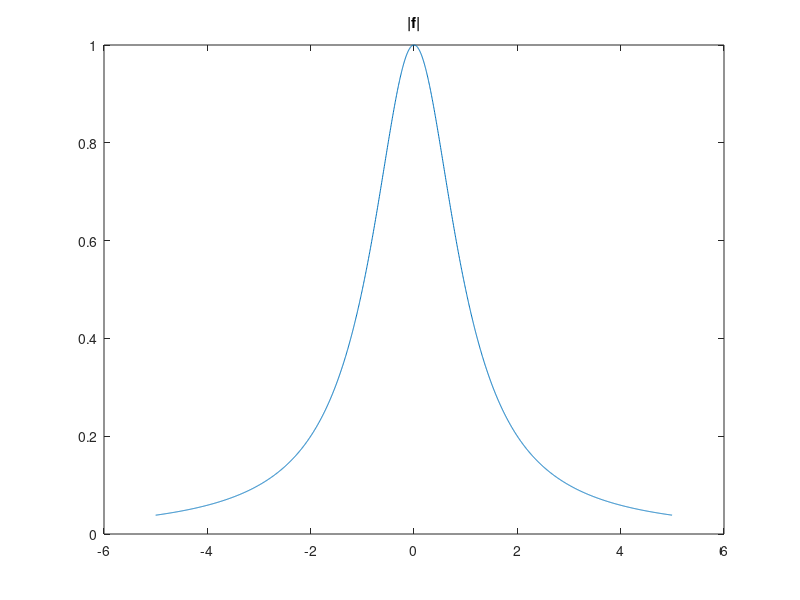
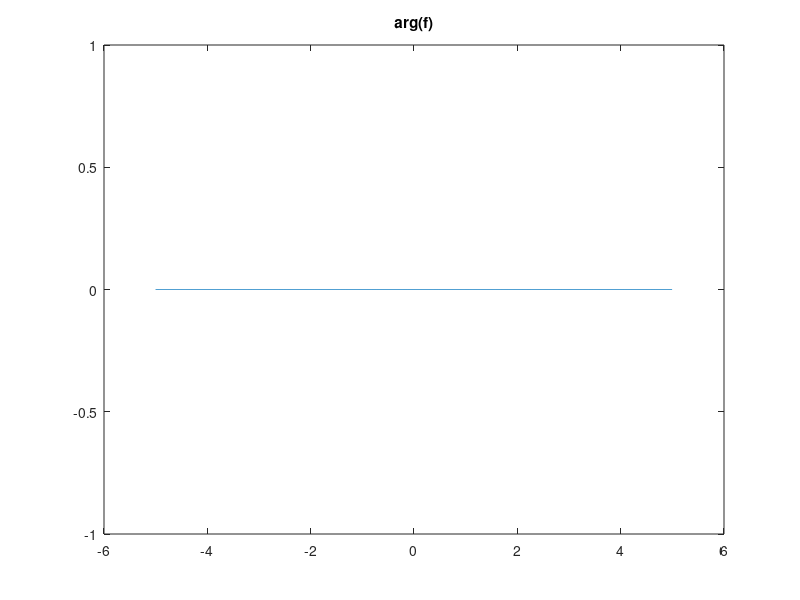
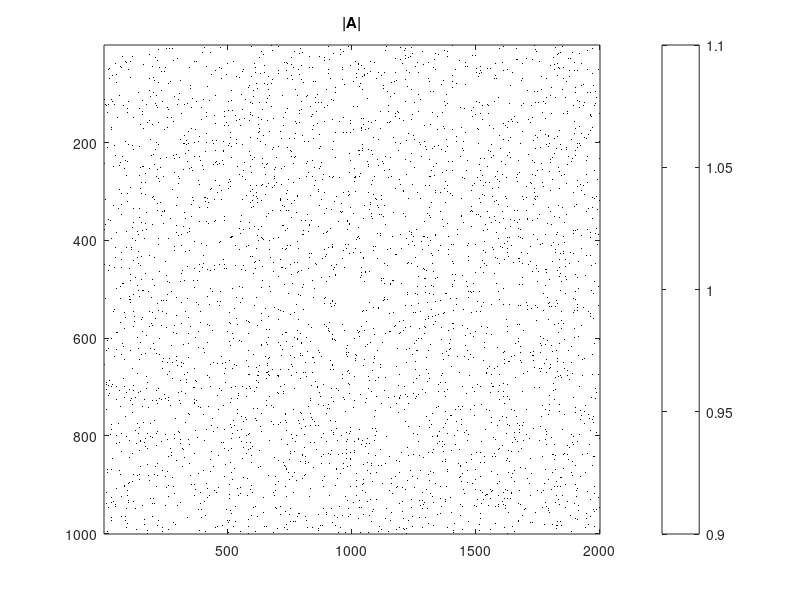
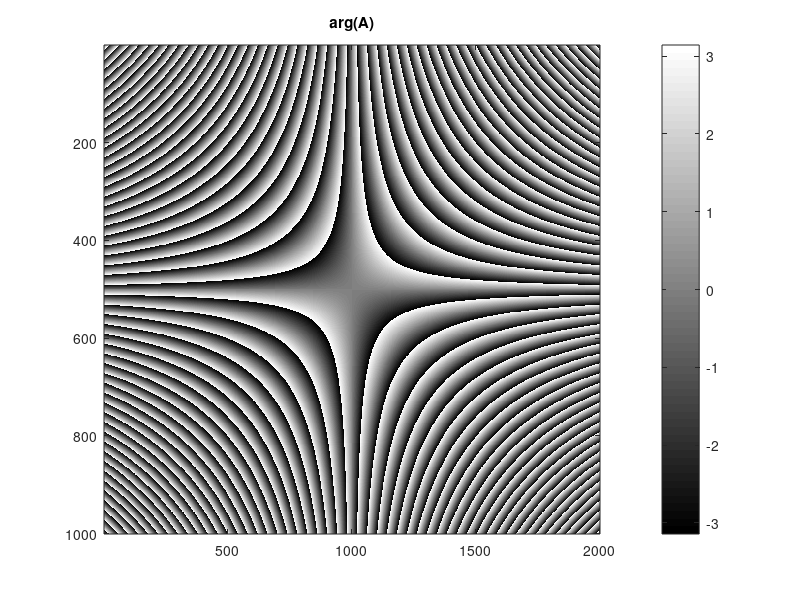

The MATLAB source for these figures, in order:
%Лабораторная работа №2 Вариант №2.
n = 2000;
m = 1000;
a = -5;
b = 5;
p = -5;
q = 5;
stepx = (b-a)/n;
stepe = (q-p)/m;
x = a:stepx:(b-stepx/2);
e = p:stepe:(q-stepe/2);
f = 1 ./ (1 + x.^2);
absf = abs(f);
argf = arg(f);
figure(1);
plot(x, absf);
title("|f|");
figure(2);
plot(x, argf);
title("arg(f)");

S = stepx * sum(f);
display(S)

A = exp(-2*pi*i.*e.'*x);
figure(3);
imagesc(abs(A)), colormap gray, colorbar;
title("|A|");
figure(4);
imagesc(arg(A)), colormap gray, colorbar;
title("arg(A)");

F = A * f .' * stepx;
figure(5);
plot(e, abs(F));
title("|F|");
figure(6);
plot(e, arg(F));
title("arg(F)");

B = A';
ff = B * F * stepe;
figure(7);
plot(x, abs(ff), e, abs(pi * exp(-2*pi*abs(e))));
title("|f|");
figure(8);
plot(x, arg(ff), e, arg(pi * exp(-2*pi*abs(e))));
title("arg(f)");

figure(9);
plot(x, absf, x, abs(ff));
title("Сравнение графиков амплитуд исходной и полученной функций");
figure(10);
plot(x, argf, x, arg(ff));
title("Сравнение графиков фаз исходной и полученной функций");







